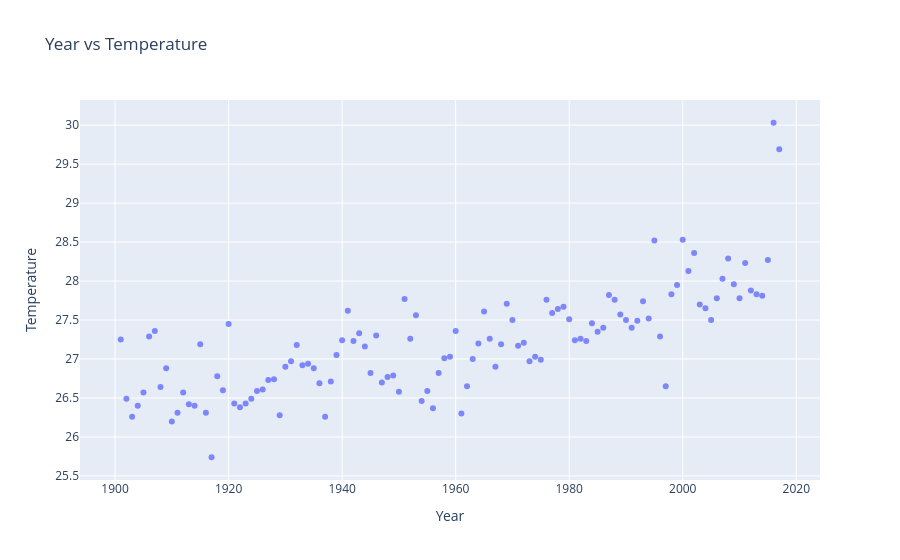
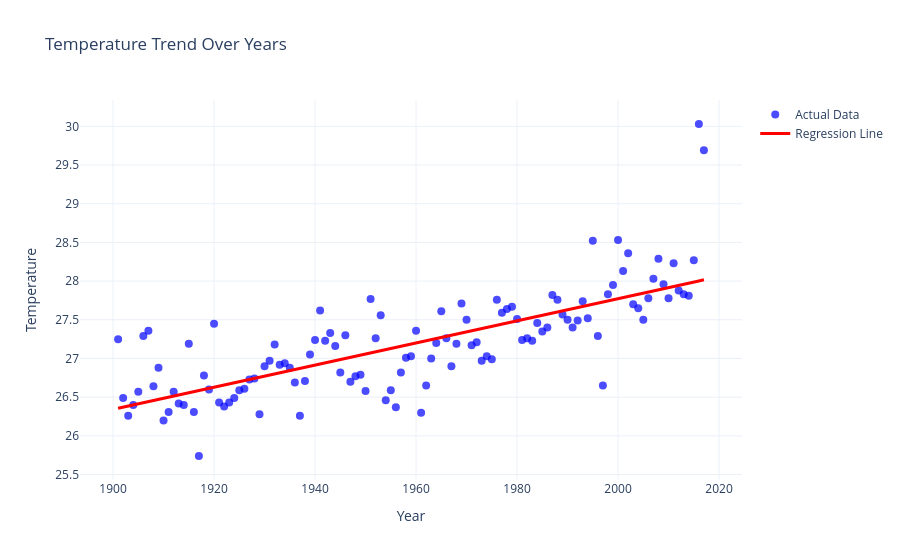
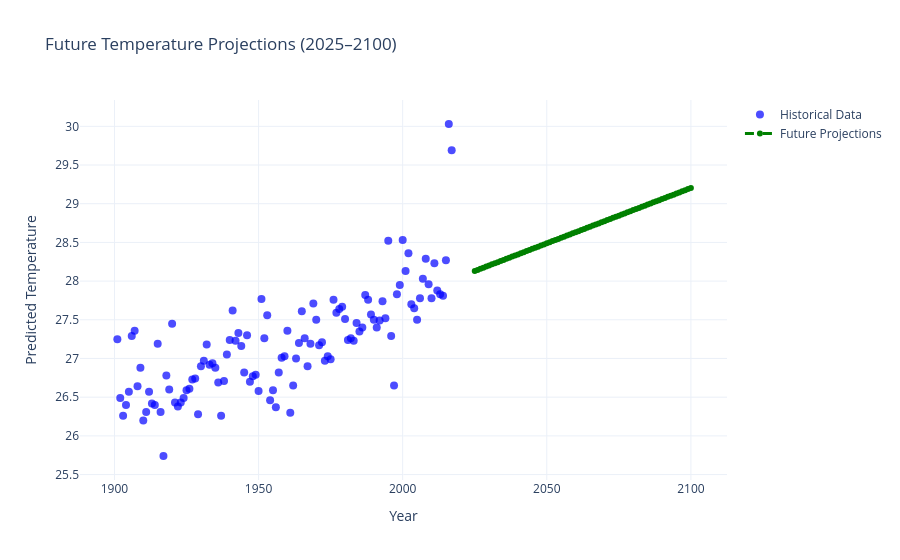

The cell these charts' notebook holds for them, in order:
### Code cell
import pandas as pd
import numpy as np
import plotly.express as px
import plotly.graph_objects as go
from sklearn.model_selection import train_test_split
from sklearn.linear_model import LinearRegression
from sklearn.metrics import mean_squared_error, r2_score
import statsmodels.api as sm

df = pd.read_csv("temperatures.csv")

year_col = df.columns[0]
temp_col = df.columns[-1]

print("First 5 rows of dataset:")
print(df.head())
print("\nDataset Shape:", df.shape)
print("\nDataset Info:")
print(df.info())
print("\nSummary Statistics:")
print(df.describe())

fig = px.scatter(
    df,
    x=year_col,
    y=temp_col,
    title="Year vs Temperature",
    labels={year_col: "Year", temp_col: "Temperature"},
    opacity=0.8
)
fig.show()

X = df[[year_col]].values
y = df[temp_col].values

X_train, X_test, y_train, y_test = train_test_split(
    X, y, test_size=0.2, random_state=42
)

model = LinearRegression()
model.fit(X_train, y_train)

print("\nModel Coefficient:", model.coef_[0])
print("Model Intercept:", model.intercept_)

y_pred = model.predict(X_test)

mse = mean_squared_error(y_test, y_pred)
r2 = r2_score(y_test, y_pred)

print("\nModel Performance:")
print("Mean Squared Error (MSE):", mse)
print("R² Score:", r2)

line_x = df[year_col].values
line_y = model.predict(X)

fig2 = go.Figure()
fig2.add_trace(go.Scatter(
    x=df[year_col], y=df[temp_col],
    mode='markers',
    name='Actual Data',
    marker=dict(color='blue', size=8, opacity=0.7)
))
fig2.add_trace(go.Scatter(
    x=line_x, y=line_y,
    mode='lines',
    name='Regression Line',
    line=dict(color='red', width=3)
))
fig2.update_layout(
    title="Temperature Trend Over Years",
    xaxis_title="Year",
    yaxis_title="Temperature",
    template="plotly_white"
)
fig2.show()

X_sm = sm.add_constant(X)
model_sm = sm.OLS(y, X_sm).fit()
print("\nStatsmodels Regression Summary:")
print(model_sm.summary())

year_input = int(input("\nEnter a year to predict temperature: "))
pred_temp = model.predict(np.array([[year_input]]))
print(f"Predicted Temperature for {year_input}: {pred_temp[0]:.2f}")

future_years = np.arange(2025, 2101).reshape(-1, 1)
future_temps = model.predict(future_years)

fig3 = go.Figure()
fig3.add_trace(go.Scatter(
    x=df[year_col], y=df[temp_col],
    mode='markers',
    name='Historical Data',
    marker=dict(color='blue', size=8, opacity=0.7)
))
fig3.add_trace(go.Scatter(
    x=future_years.flatten(), y=future_temps,
    mode='lines+markers',
    name='Future Projections',
    line=dict(color='green', dash='dash', width=3),
    marker=dict(color='green', size=6)
))
fig3.update_layout(
    title="Future Temperature Projections (2025–2100)",
    xaxis_title="Year",
    yaxis_title="Predicted Temperature",
    template="plotly_white"
)
fig3.show()
